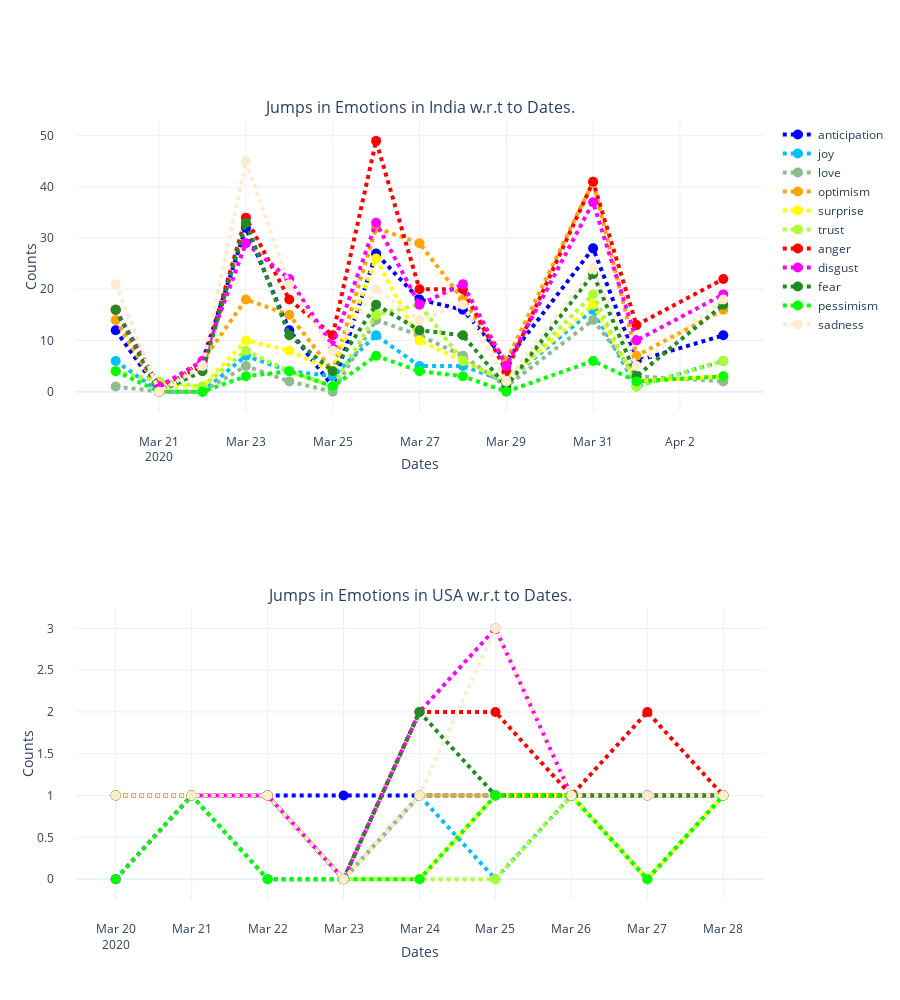

The notebook cell this image was saved under:
### Code cell
fig = make_subplots(rows=2, cols=1, subplot_titles=("Jumps in Emotions in India w.r.t to Dates.", "Jumps in Emotions in USA w.r.t to Dates."))

fig.append_trace(go.Scatter(x=FinalI["Date"], y=FinalI["anticipation"], name='anticipation',
                    mode='lines+markers', 
                    marker={ 
                    'symbol': 'circle', 
                    'size': 10},line={'dash': 'dot', 'width': 4, 'color':'blue'}), row=1, col=1)

fig.append_trace(go.Scatter(x=FinalI["Date"], y=FinalI["joy"], name='joy',
                    mode='lines+markers', 
                    marker={ 
                    'symbol': 'circle', 
                    'size': 10},line={'dash': 'dot', 'width': 4, 'color':'deepskyblue'}), row=1, col=1)

fig.append_trace(go.Scatter(x=FinalI["Date"], y=FinalI["love"], name='love',
                    mode='lines+markers', 
                    marker={ 
                    'symbol': 'circle', 
                    'size': 10},line={'dash': 'dot', 'width': 4, 'color':'darkseagreen'}), row=1, col=1)

fig.append_trace(go.Scatter(x=FinalI["Date"], y=FinalI["optimism"], name='optimism',
                    mode='lines+markers', 
                    marker={ 
                    'symbol': 'circle', 
                    'size': 10},line={'dash': 'dot', 'width': 4, 'color':'orange'}), row=1, col=1)

fig.append_trace(go.Scatter(x=FinalI["Date"], y=FinalI["surprise"], name='surprise',
                    mode='lines+markers', 
                    marker={ 
                    'symbol': 'circle', 
                    'size': 10},line={'dash': 'dot', 'width': 4, 'color':'yellow'}), row=1, col=1)

fig.append_trace(go.Scatter(x=FinalI["Date"], y=FinalI["trust"], name='trust',
                    mode='lines+markers', 
                    marker={ 
                    'symbol': 'circle', 
                    'size': 10},line={'dash': 'dot', 'width': 4, 'color':'greenyellow'}), row=1, col=1)

fig.append_trace(go.Scatter(x=FinalI["Date"], y=FinalI["anger"], name='anger',
                    mode='lines+markers', 
                    marker={ 
                    'symbol': 'circle', 
                    'size': 10},line={'dash': 'dot', 'width': 4, 'color':'red'}), row=1, col=1)

fig.append_trace(go.Scatter(x=FinalI["Date"], y=FinalI["disgust"], name='disgust',
                    mode='lines+markers', 
                    marker={ 
                    'symbol': 'circle', 
                    'size': 10},line={'dash': 'dot', 'width': 4, 'color':'magenta'}), row=1, col=1)

fig.append_trace(go.Scatter(x=FinalI["Date"], y=FinalI["fear"], name='fear',
                    mode='lines+markers', 
                    marker={ 
                    'symbol': 'circle', 
                    'size': 10},line={'dash': 'dot', 'width': 4, 'color':'forestgreen'}), row=1, col=1)

fig.append_trace(go.Scatter(x=FinalI["Date"], y=FinalI["pessimism"], name='pessimism',
                    mode='lines+markers', 
                    marker={ 
                    'symbol': 'circle', 
                    'size': 10},line={'dash': 'dot', 'width': 4, 'color':'lime'}), row=1, col=1)

fig.append_trace(go.Scatter(x=FinalI["Date"], y=FinalI["sadness"], name='sadness',
                    mode='lines+markers', 
                    marker={ 
                    'symbol': 'circle', 
                    'size': 10},line={'dash': 'dot', 'width': 4, 'color':'blanchedalmond'}), row=1, col=1)

# USA

fig.append_trace(go.Scatter(x=FinalI["Date"], y=FinalUSA["anticipation"], name='anticipation',
                    mode='lines+markers', 
                    marker={ 
                    'symbol': 'circle', 
                    'size': 10},line={'dash': 'dot', 'width': 4, 'color':'blue'}, showlegend=False), row=2, col=1)

fig.append_trace(go.Scatter(x=FinalI["Date"], y=FinalUSA["joy"], name='joy',
                    mode='lines+markers', 
                    marker={ 
                    'symbol': 'circle', 
                    'size': 10},line={'dash': 'dot', 'width': 4, 'color':'deepskyblue'}, showlegend=False), row=2, col=1)

fig.append_trace(go.Scatter(x=FinalI["Date"], y=FinalUSA["love"], name='love',
                    mode='lines+markers', 
                    marker={ 
                    'symbol': 'circle', 
                    'size': 10},line={'dash': 'dot', 'width': 4, 'color':'darkseagreen'}, showlegend=False), row=2, col=1)

fig.append_trace(go.Scatter(x=FinalI["Date"], y=FinalUSA["optimism"], name='optimism',
                    mode='lines+markers', 
                    marker={ 
                    'symbol': 'circle', 
                    'size': 10},line={'dash': 'dot', 'width': 4, 'color':'orange'}, showlegend=False), row=2, col=1)

fig.append_trace(go.Scatter(x=FinalI["Date"], y=FinalUSA["surprise"], name='surprise',
                    mode='lines+markers', 
                    marker={ 
                    'symbol': 'circle', 
                    'size': 10},line={'dash': 'dot', 'width': 4, 'color':'yellow'}, showlegend=False), row=2, col=1)

fig.append_trace(go.Scatter(x=FinalI["Date"], y=FinalUSA["trust"], name='trust',
                    mode='lines+markers', 
                    marker={ 
                    'symbol': 'circle', 
                    'size': 10},line={'dash': 'dot', 'width': 4, 'color':'greenyellow'}, showlegend=False), row=2, col=1)

fig.append_trace(go.Scatter(x=FinalI["Date"], y=FinalUSA["anger"], name='anger',
                    mode='lines+markers', 
                    marker={ 
                    'symbol': 'circle', 
                    'size': 10},line={'dash': 'dot', 'width': 4, 'color':'red'}, showlegend=False), row=2, col=1)

fig.append_trace(go.Scatter(x=FinalI["Date"], y=FinalUSA["disgust"], name='disgust',
                    mode='lines+markers', 
                    marker={ 
                    'symbol': 'circle', 
                    'size': 10},line={'dash': 'dot', 'width': 4, 'color':'magenta'}, showlegend=False), row=2, col=1)

fig.append_trace(go.Scatter(x=FinalI["Date"], y=FinalUSA["fear"], name='fear',
                    mode='lines+markers', 
                    marker={ 
                    'symbol': 'circle', 
                    'size': 10},line={'dash': 'dot', 'width': 4, 'color':'forestgreen'}, showlegend=False), row=2, col=1)

fig.append_trace(go.Scatter(x=FinalI["Date"], y=FinalUSA["pessimism"], name='pessimism',
                    mode='lines+markers', 
                    marker={ 
                    'symbol': 'circle', 
                    'size': 10},line={'dash': 'dot', 'width': 4, 'color':'lime'}, showlegend=False), row=2, col=1)

fig.append_trace(go.Scatter(x=FinalI["Date"], y=FinalUSA["sadness"], name='sadness',
                    mode='lines+markers', 
                    marker={ 
                    'symbol': 'circle', 
                    'size': 10},line={'dash': 'dot', 'width': 4, 'color':'blanchedalmond'}, showlegend=False), row=2, col=1)

fig.update_xaxes(title_text="Dates", row=1, col=1)
fig.update_xaxes(title_text="Dates", row=2, col=1)

fig.update_yaxes(title_text="Counts", row=1, col=1)
fig.update_yaxes(title_text="Counts", row=2, col=1)


fig.update_layout(title={
        'text': " ",
        'y':0.9,
        'x':0.5,
        'xanchor': 'center',
        'yanchor': 'top'}, template="plotly_white", height=1000, margin=dict(l=30, r=30, b=100, t=120, pad=20), showlegend=True)

### Figure 1 — Plotly figure (JSON) as saved in the notebook; plotly's stock layout.template omitted (floating-point values rounded to 4 significant figures)
{"data": [{"line": {"color": "blue", "dash": "dot", "width": 4}, "marker": {"size": 10, "symbol": "circle"}, "mode": "lines+markers", "name": "anticipation", "type": "scatter", "x": ["2020-03-20", "2020-03-21", "2020-03-22", "2020-03-23", "2020-03-24", "2020-03-25", "2020-03-26", "2020-03-27", "2020-03-28", "2020-03-29", "2020-03-31", "2020-04-01", "2020-04-03"], "xaxis": "x", "y": [12, 0, 6, 32, 12, 1, 27, 18, 16, 6, 28, 6, 11], "yaxis": "y"}, {"line": {"color": "deepskyblue", "dash": "dot", "width": 4}, "marker": {"size": 10, "symbol": "circle"}, "mode": "lines+markers", "name": "joy", "type": "scatter", "x": ["2020-03-20", "2020-03-21", "2020-03-22", "2020-03-23", "2020-03-24", "2020-03-25", "2020-03-26", "2020-03-27", "2020-03-28", "2020-03-29", "2020-03-31", "2020-04-01", "2020-04-03"], "xaxis": "x", "y": [6, 0, 0, 7, 4, 3, 11, 5, 5, 2, 16, 1, 6], "yaxis": "y"}, {"line": {"color": "darkseagreen", "dash": "dot", "width": 4}, "marker": {"size": 10, "symbol": "circle"}, "mode": "lines+markers", "name": "love", "type": "scatter", "x": ["2020-03-20", "2020-03-21", "2020-03-22", "2020-03-23", "2020-03-24", "2020-03-25", "2020-03-26", "2020-03-27", "2020-03-28", "2020-03-29", "2020-03-31", "2020-04-01", "2020-04-03"], "xaxis": "x", "y": [1, 0, 0, 5, 2, 0, 14, 11, 7, 1, 14, 3, 2], "yaxis": "y"}, {"line": {"color": "orange", "dash": "dot", "width": 4}, "marker": {"size": 10, "symbol": "circle"}, "mode": "lines+markers", "name": "optimism", "type": "scatter", "x": ["2020-03-20", "2020-03-21", "2020-03-22", "2020-03-23", "2020-03-24", "2020-03-25", "2020-03-26", "2020-03-27", "2020-03-28", "2020-03-29", "2020-03-31", "2020-04-01", "2020-04-03"], "xaxis": "x", "y": [14, 0, 6, 18, 15, 4, 32, 29, 18, 6, 41, 7, 16], "yaxis": "y"}, {"line": {"color": "yellow", "dash": "dot", "width": 4}, "marker": {"size": 10, "symbol": "circle"}, "mode": "lines+markers", "name": "surprise", "type": "scatter", "x": ["2020-03-20", "2020-03-21", "2020-03-22", "2020-03-23", "2020-03-24", "2020-03-25", "2020-03-26", "2020-03-27", "2020-03-28", "2020-03-29", "2020-03-31", "2020-04-01", "2020-04-03"], "xaxis": "x", "y": [16, 1, 1, 10, 8, 4, 26, 10, 6, 2, 17, 2, 3], "yaxis": "y"}, {"line": {"color": "greenyellow", "dash": "dot", "width": 4}, "marker": {"size": 10, "symbol": "circle"}, "mode": "lines+markers", "name": "trust", "type": "scatter", "x": ["2020-03-20", "2020-03-21", "2020-03-22", "2020-03-23", "2020-03-24", "2020-03-25", "2020-03-26", "2020-03-27", "2020-03-28", "2020-03-29", "2020-03-31", "2020-04-01", "2020-04-03"], "xaxis": "x", "y": [4, 2, 1, 8, 4, 1, 15, 17, 6, 2, 19, 1, 6], "yaxis": "y"}, {"line": {"color": "red", "dash": "dot", "width": 4}, "marker": {"size": 10, "symbol": "circle"}, "mode": "lines+markers", "name": "anger", "type": "scatter", "x": ["2020-03-20", "2020-03-21", "2020-03-22", "2020-03-23", "2020-03-24", "2020-03-25", "2020-03-26", "2020-03-27", "2020-03-28", "2020-03-29", "2020-03-31", "2020-04-01", "2020-04-03"], "xaxis": "x", "y": [16, 1, 5, 34, 18, 11, 49, 20, 20, 4, 41, 13, 22], "yaxis": "y"}, {"line": {"color": "magenta", "dash": "dot", "width": 4}, "marker": {"size": 10, "symbol": "circle"}, "mode": "lines+markers", "name": "disgust", "type": "scatter", "x": ["2020-03-20", "2020-03-21", "2020-03-22", "2020-03-23", "2020-03-24", "2020-03-25", "2020-03-26", "2020-03-27", "2020-03-28", "2020-03-29", "2020-03-31", "2020-04-01", "2020-04-03"], "xaxis": "x", "y": [16, 1, 6, 29, 22, 9, 33, 17, 21, 5, 37, 10, 19], "yaxis": "y"}, {"line": {"color": "forestgreen", "dash": "dot", "width": 4}, "marker": {"size": 10, "symbol": "circle"}, "mode": "lines+markers", "name": "fear", "type": "scatter", "x": ["2020-03-20", "2020-03-21", "2020-03-22", "2020-03-23", "2020-03-24", "2020-03-25", "2020-03-26", "2020-03-27", "2020-03-28", "2020-03-29", "2020-03-31", "2020-04-01", "2020-04-03"], "xaxis": "x", "y": [16, 0, 4, 33, 11, 4, 17, 12, 11, 1, 23, 3, 17], "yaxis": "y"}, {"line": {"color": "lime", "dash": "dot", "width": 4}, "marker": {"size": 10, "symbol": "circle"}, "mode": "lines+markers", "name": "pessimism", "type": "scatter", "x": ["2020-03-20", "2020-03-21", "2020-03-22", "2020-03-23", "2020-03-24", "2020-03-25", "2020-03-26", "2020-03-27", "2020-03-28", "2020-03-29", "2020-03-31", "2020-04-01", "2020-04-03"], "xaxis": "x", "y": [4, 0, 0, 3, 4, 1, 7, 4, 3, 0, 6, 2, 3], "yaxis": "y"}, {"line": {"color": "blanchedalmond", "dash": "dot", "width": 4}, "marker": {"size": 10, "symbol": "circle"}, "mode": "lines+markers", "name": "sadness", "type": "scatter", "x": ["2020-03-20", "2020-03-21", "2020-03-22", "2020-03-23", "2020-03-24", "2020-03-25", "2020-03-26", "2020-03-27", "2020-03-28", "2020-03-29", "2020-03-31", "2020-04-01", "2020-04-03"], "xaxis": "x", "y": [21, 0, 5, 45, 21, 8, 20, 14, 17, 2, 24, 5, 18], "yaxis": "y"}, {"line": {"color": "blue", "dash": "dot", "width": 4}, "marker": {"size": 10, "symbol": "circle"}, "mode": "lines+markers", "name": "anticipation", "showlegend": false, "type": "scatter", "x": ["2020-03-20", "2020-03-21", "2020-03-22", "2020-03-23", "2020-03-24", "2020-03-25", "2020-03-26", "2020-03-27", "2020-03-28", "2020-03-29", "2020-03-31", "2020-04-01", "2020-04-03"], "xaxis": "x2", "y": [1, 1, 1, 1, 1, 1, 1, 1, 1], "yaxis": "y2"}, {"line": {"color": "deepskyblue", "dash": "dot", "width": 4}, "marker": {"size": 10, "symbol": "circle"}, "mode": "lines+markers", "name": "joy", "showlegend": false, "type": "scatter", "x": ["2020-03-20", "2020-03-21", "2020-03-22", "2020-03-23", "2020-03-24", "2020-03-25", "2020-03-26", "2020-03-27", "2020-03-28", "2020-03-29", "2020-03-31", "2020-04-01", "2020-04-03"], "xaxis": "x2", "y": [0, 1, 0, 0, 1, 0, 1, 0, 1], "yaxis": "y2"}, {"line": {"color": "darkseagreen", "dash": "dot", "width": 4}, "marker": {"size": 10, "symbol": "circle"}, "mode": "lines+markers", "name": "love", "showlegend": false, "type": "scatter", "x": ["2020-03-20", "2020-03-21", "2020-03-22", "2020-03-23", "2020-03-24", "2020-03-25", "2020-03-26", "2020-03-27", "2020-03-28", "2020-03-29", "2020-03-31", "2020-04-01", "2020-04-03"], "xaxis": "x2", "y": [0, 1, 0, 0, 1, 1, 1, 0, 1], "yaxis": "y2"}, {"line": {"color": "orange", "dash": "dot", "width": 4}, "marker": {"size": 10, "symbol": "circle"}, "mode": "lines+markers", "name": "optimism", "showlegend": false, "type": "scatter", "x": ["2020-03-20", "2020-03-21", "2020-03-22", "2020-03-23", "2020-03-24", "2020-03-25", "2020-03-26", "2020-03-27", "2020-03-28", "2020-03-29", "2020-03-31", "2020-04-01", "2020-04-03"], "xaxis": "x2", "y": [1, 1, 1, 0, 1, 1, 1, 1, 1], "yaxis": "y2"}, {"line": {"color": "yellow", "dash": "dot", "width": 4}, "marker": {"size": 10, "symbol": "circle"}, "mode": "lines+markers", "name": "surprise", "showlegend": false, "type": "scatter", "x": ["2020-03-20", "2020-03-21", "2020-03-22", "2020-03-23", "2020-03-24", "2020-03-25", "2020-03-26", "2020-03-27", "2020-03-28", "2020-03-29", "2020-03-31", "2020-04-01", "2020-04-03"], "xaxis": "x2", "y": [1, 1, 1, 0, 0, 1, 1, 0, 1], "yaxis": "y2"}, {"line": {"color": "greenyellow", "dash": "dot", "width": 4}, "marker": {"size": 10, "symbol": "circle"}, "mode": "lines+markers", "name": "trust", "showlegend": false, "type": "scatter", "x": ["2020-03-20", "2020-03-21", "2020-03-22", "2020-03-23", "2020-03-24", "2020-03-25", "2020-03-26", "2020-03-27", "2020-03-28", "2020-03-29", "2020-03-31", "2020-04-01", "2020-04-03"], "xaxis": "x2", "y": [1, 1, 1, 0, 0, 0, 1, 1, 1], "yaxis": "y2"}, {"line": {"color": "red", "dash": "dot", "width": 4}, "marker": {"size": 10, "symbol": "circle"}, "mode": "lines+markers", "name": "anger", "showlegend": false, "type": "scatter", "x": ["2020-03-20", "2020-03-21", "2020-03-22", "2020-03-23", "2020-03-24", "2020-03-25", "2020-03-26", "2020-03-27", "2020-03-28", "2020-03-29", "2020-03-31", "2020-04-01", "2020-04-03"], "xaxis": "x2", "y": [1, 1, 1, 0, 2, 2, 1, 2, 1], "yaxis": "y2"}, {"line": {"color": "magenta", "dash": "dot", "width": 4}, "marker": {"size": 10, "symbol": "circle"}, "mode": "lines+markers", "name": "disgust", "showlegend": false, "type": "scatter", "x": ["2020-03-20", "2020-03-21", "2020-03-22", "2020-03-23", "2020-03-24", "2020-03-25", "2020-03-26", "2020-03-27", "2020-03-28", "2020-03-29", "2020-03-31", "2020-04-01", "2020-04-03"], "xaxis": "x2", "y": [0, 1, 1, 0, 2, 3, 1, 1, 1], "yaxis": "y2"}, {"line": {"color": "forestgreen", "dash": "dot", "width": 4}, "marker": {"size": 10, "symbol": "circle"}, "mode": "lines+markers", "name": "fear", "showlegend": false, "type": "scatter", "x": ["2020-03-20", "2020-03-21", "2020-03-22", "2020-03-23", "2020-03-24", "2020-03-25", "2020-03-26", "2020-03-27", "2020-03-28", "2020-03-29", "2020-03-31", "2020-04-01", "2020-04-03"], "xaxis": "x2", "y": [1, 1, 1, 0, 2, 1, 1, 1, 1], "yaxis": "y2"}, {"line": {"color": "lime", "dash": "dot", "width": 4}, "marker": {"size": 10, "symbol": "circle"}, "mode": "lines+markers", "name": "pessimism", "showlegend": false, "type": "scatter", "x": ["2020-03-20", "2020-03-21", "2020-03-22", "2020-03-23", "2020-03-24", "2020-03-25", "2020-03-26", "2020-03-27", "2020-03-28", "2020-03-29", "2020-03-31", "2020-04-01", "2020-04-03"], "xaxis": "x2", "y": [0, 1, 0, 0, 0, 1, 1, 0, 1], "yaxis": "y2"}, {"line": {"color": "blanchedalmond", "dash": "dot", "width": 4}, "marker": {"size": 10, "symbol": "circle"}, "mode": "lines+markers", "name": "sadness", "showlegend": false, "type": "scatter", "x": ["2020-03-20", "2020-03-21", "2020-03-22", "2020-03-23", "2020-03-24", "2020-03-25", "2020-03-26", "2020-03-27", "2020-03-28", "2020-03-29", "2020-03-31", "2020-04-01", "2020-04-03"], "xaxis": "x2", "y": [1, 1, 1, 0, 1, 3, 1, 1, 1], "yaxis": "y2"}], "layout": {"annotations": [{"font": {"size": 16}, "showarrow": false, "text": "Jumps in Emotions in India w.r.t to Dates.", "x": 0.5, "xanchor": "center", "xref": "paper", "y": 1, "yanchor": "bottom", "yref": "paper"}, {"font": {"size": 16}, "showarrow": false, "text": "Jumps in Emotions in USA w.r.t to Dates.", "x": 0.5, "xanchor": "center", "xref": "paper", "y": 0.375, "yanchor": "bottom", "yref": "paper"}], "height": 1000, "margin": {"b": 100, "l": 30, "pad": 20, "r": 30, "t": 120}, "showlegend": true, "title": {"text": " ", "x": 0.5, "xanchor": "center", "y": 0.9, "yanchor": "top"}, "xaxis": {"anchor": "y", "domain": [0, 1], "title": {"text": "Dates"}}, "xaxis2": {"anchor": "y2", "domain": [0, 1], "title": {"text": "Dates"}}, "yaxis": {"anchor": "x", "domain": [0.625, 1], "title": {"text": "Counts"}}, "yaxis2": {"anchor": "x2", "domain": [0, 0.375], "title": {"text": "Counts"}}}}
